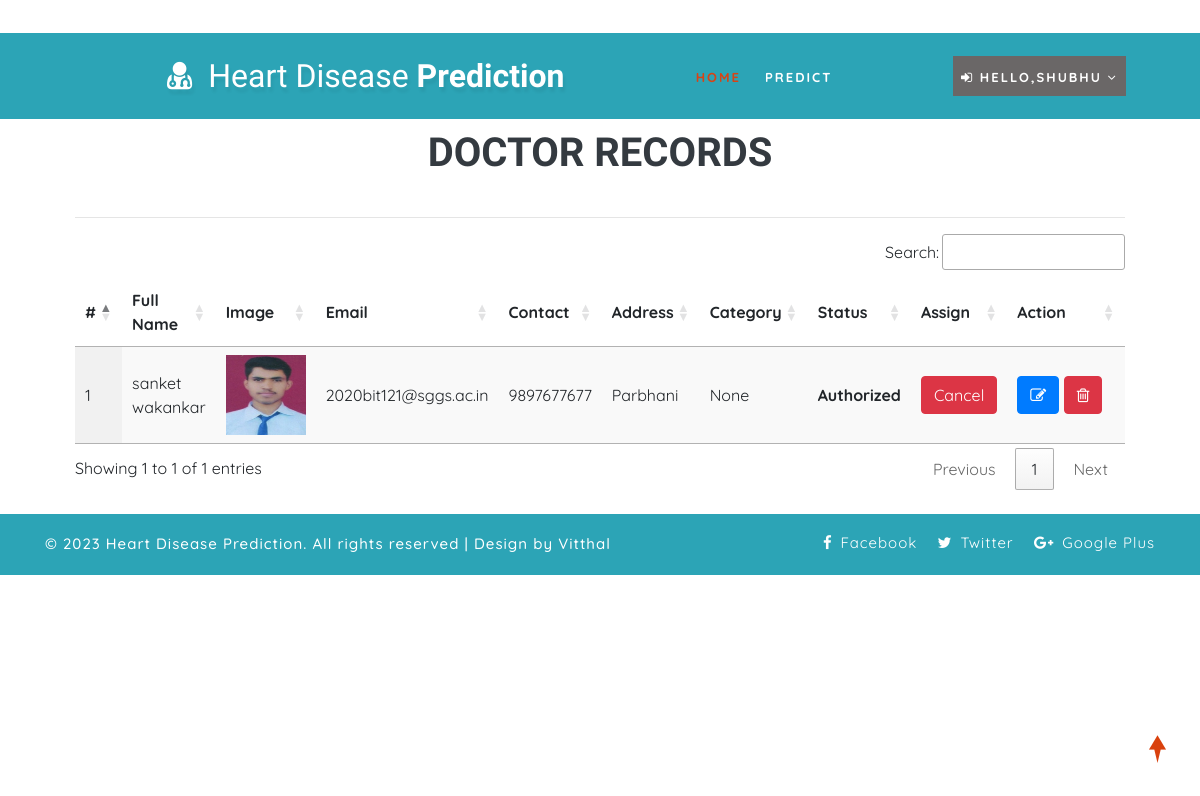
Page /view_doctor (signed in) on the committed database.
### health/models.py (models this page shows, shortened)
class Doctor(models.Model):
    status = models.IntegerField(DOCTOR_STATUS, null=True)
    user = models.ForeignKey(User, on_delete=models.CASCADE, null=True)
    contact = models.CharField(max_length=100, null=True)
    address = models.CharField(max_length=100, null=True)
    category = models.CharField(max_length=100, null=True)
    doj = models.DateField(null=True)
    dob = models.DateField(null=True)
    image = models.FileField(null=True)

### health/views.py (the view)
# urls.py: path('view_doctor', View_Doctor,name="view_doctor"),
@login_required(login_url="login")
def View_Doctor(request):
    doc = Doctor.objects.all()
    d = {'doc':doc}
    return render(request,'view_doctor.html',d)

### health/templates/view_doctor.html (shortened to what this page needs)
{% extends 'index.html' %}
{% load static %}
{% block body %}
<div class="container-fluid" style="width:90%;margin-top:8%">
                    <div class="container-fluid">
                        <h1 align="center"class="w3ls-title text-uppercase text-dark font-weight-bold">Doctor Records</h1><br>
                         </div><hr>
                                <table id="example" class="display" style="width:100%">
                                  <thead>
                                    <tr>
                                      <th>#</th>
                                      <th>Full Name</th>
                                      <th>Image</th>
                                      <th>Email</th>
                                      <th>Contact</th>
                                      <th>Address</th>
                                      <th>Category</th>
                                      <th>Status</th>
                                      <th>Assign</th>
                                      <th>Action</th>
                                  </tr>
                              </thead>
                              <tbody>
                              {% for i in doc %}
                                <tr>
                                  <td>{{forloop.counter}}</td>
                                  <td>{{i.user.first_name}} {{i.user.last_name}}</td>
                                  <td><img src="{{i.image.url}}" style="width:80px;height:80px"></td>
                                  <td>{{i.user.email}}</td>
                                  <td>{{i.contact}}</td>
                                  <td>{{i.address}}</td>
                                  <td>{{i.category}}</td>
                                  <td>
                                      {% if i.status == 1 %}
                                      <b>Authorized</b>
                                  {% else %}
                                      <b>Unauthorized</b>
                                      {% endif %}
                                  </td>
                                    <td>{% if i.status == 1 %}
                                        <a href="{% url 'assign_status' i.id %}" onclick="return confirm('Do you want to withdraw approval to doctor : {{i.user.first_name}}?')"><button class="btn btn-danger">Cancel</button></a>
                                        {% else %}
                                        <a href="{% url 'assign_status' i.id %}" onclick="return confirm('Do you want to give approve to doctor : {{i.user.first_name}}?')"><button class="btn btn-success">Assign</button></a>
                                        {% endif %}
                                    </td>
                                    <td style="width:150px">
                                      <a href="{% url 'change_doctor' i.id %}" ><button class="btn btn-primary"><i class="fa fa-edit"></i></button></a>
                                      <a href="{% url 'delete_doctor' i.id %}" ><button class="btn btn-danger" onclick="return confirm('Are you sure?')"><i class="fa fa-trash-o"></i></button></a></td>
                              </tr>
                              {% endfor %}
                          </tbody>
                      </table>
                  </div>
{% endblock %}

### health/templates/index.html (shortened to what this page needs)
<!DOCTYPE html>
{% load static %}
<html lang="zxx">
<head>
	<link rel="stylesheet" href="{% static 'css/bootstrap.css' %}">
	<link href="{% static 'css/css_slider.css' %}" type="text/css" rel="stylesheet" media="all">
	<link rel="stylesheet" href="{% static 'css/style.css' %}" type="text/css" media="all" />
	<link href="{% static 'css/font-awesome.min.css' %}" rel="stylesheet">
<link rel='stylesheet' type='text/css' href="https://cdn.datatables.net/1.10.21/css/jquery.dataTables.min.css">
<link rel='stylesheet' type='text/css' href="https://cdn.datatables.net/buttons/1.6.2/css/buttons.dataTables.min.css">
</head>
<body>
	<div id="home" style="margin-bottom:2%">
		<header>
			<div class="top-bar py-3">
				<div class="container">
					<div class="row">
						<div class="col-xl-7 col-lg-6 col-md-4 top-social-agile text-md-right text-center mt-md-0 mt-2">
							<div class="row">
								<div class="col-xl-3 col-lg-4 col-6 top-w3layouts p-md-0 text-right">
								</div>
								<div class="col-xl-3 col-lg-4 col-6 header-w3layouts text-md-right text-left">
								</div>
							</div>
						</div>
					</div>
				</div>
			</div>
		</header>
		<div class="main-top" style="background:rgb(44, 164, 182)">
			<div class="container-fluid">
				<div class="header d-md-flex justify-content-between align-items-center py-3">
					<div id="logo" style="margin-left:13%">
						<h1>
							<a href="index.html">
								<span class="fa fa-user-md mr-2"></span>
								<span class="logo-sp">Heart Disease</span> Prediction
							</a>
						</h1>
					</div>
					{% if request.user.is_staff %}
					<div class="nav_w3ls" style="margin-right:4%">
						<nav>
							<label for="drop1" class="toggle">Menu</label>
							<input type="checkbox" id="drop1" />
							<ul class="menu" style="padding:15px;width:100%">
								<li class="mx-lg-4 mx-md-3 my-md-0 my-2"><a href="{% url 'admin_home' %}" >Home</a></li>
								<li>
									<label for="drop-2" class="toggle toogle-2"> <span class="fa fa-angle-down" aria-hidden="true"></span>
									</label>
									<a href="#"> Doctor <span class="fa fa-angle-down" aria-hidden="true"></span></a>
									<ul style="margin-top:2%;width:40%;margin-right:0%">
										<li style="width:100%;"><a href="/add_doctor" class="drop-text">Add Doctor</a></li>
										<li style="width:100%;"><a href="/view_doctor" class="drop-text">View Doctor</a></li>
									</ul>
								</li>
								<li class="mx-lg-4 mx-md-3 my-md-0 my-2"><a href="/view_patient">Patient</a></li>
								<li class="mx-lg-4 mx-md-3 my-md-0 my-2">
									<a href="/view_search_pat">Searched Data</a></li>
								<li><a href="/view_feedback">Feedback</a></li>
							</ul>
						</nav>
					</div>
					<div class="nav_w3ls" style="margin-right:3%">
						<nav>
							<label for="drop2" class="toggle">Menu</label>
							<input type="checkbox" id="drop2" />
							<ul class="menu">
								<li class="mx-lg-4 mx-md-3 my-md-0 my-2" style="background:red;padding:8px">
									<label for="drop-2" class="toggle toogle-2"> <span class="fa fa-angle-down" aria-hidden="true"></span>
									</label>
									<a href="#"><i class="fa fa-user"></i> {{request.user.username}} <span class="fa fa-angle-down" aria-hidden="true"></span></a>
									<ul style="margin-top:10%;width:80%;margin-right:5%">
										<li style="width:100%;"><a href="{% url 'change_password' %}" class="drop-text">Password</a></li>
										<li style="width:100%;"><a href="{% url 'logout' %}" class="drop-text">Logout</a></li>
									</ul>
								</li>
							</ul>
						</nav>
					</div>
					{% elif request.user.patient_set.all.0 %}
					<div class="nav_w3ls" style="margin-left:5%;font-weight:bold">
						<nav>
							<ul class="menu" style="padding:15px;width:100%">
								<li><a href="/profile_doctor" class="active">Home</a></li>
								<li class="mx-lg-4 mx-md-3 my-md-0 my-2"><a href="/add_heartdetail">Predict</a></li>
							</ul>
						</nav>
					</div>
					<div class="nav_w3ls" style="margin-right:3%">
						<nav>
							<ul class="menu">
								<li class="mx-lg-4 mx-md-3 my-md-0 my-2" style="background:#6a6767;padding:8px">
									<a href="#"><i class="fa fa-sign-in"></i> Hello,{{request.user.username}} <span class="fa fa-angle-down" aria-hidden="true"></span></a>
								</li>
							</ul>
						</nav>
					</div>
					{% endif %}
				</div>
			</div>
		</div>
		{% block body %}
		{% endblock %}
	</div>
	<div class="copy-w3pvt" style="background:rgb(44, 164, 182);color:white">
		<div class="container py-3">
			<div class="row">
				<div class="col-lg-7 w3ls_footer_grid1_left text-lg-left text-center">
					<p style="color:white">&copy; 2023 Heart Disease Prediction. All rights reserved | Design by Vitthal</a>
					</p>
				</div>
				<div class="col-lg-5 w3ls_footer_grid_left1_pos text-lg-right text-center mt-lg-0 mt-2">
					<ul style="color:white">
						<li>
							<a href="#" style="color:white" class="facebook">
								<span class="fa fa-facebook-f mr-2"></span>Facebook</a>
						</li>
						<li class="mx-3">
							<a href="#" style="color:white" class="twitter">
								<span class="fa fa-twitter mr-2"></span>Twitter</a>
						</li>
						<li>
							<a href="#" style="color:white" class="google">
								<span class="fa fa-google-plus mr-2"></span>Google Plus</a>
						</li>
					</ul>
				</div>
			</div>
		</div>
	</div>
	<a href="#home" style="color:white" class="move-top text-center"></a>
</body>
</html>

### health/static/css/style.css (style rules this page uses)
body { padding: 0; margin: 0; background: #FFF; font-family: 'Quicksand', sans-serif; }
body a, body button { transition: 0.5s all; -webkit-transition: 0.5s all; -moz-transition: 0.5s all; -o-transition: 0.5s all; -ms-transition: 0.5s all; text-decoration: none; }
html { scroll-behavior: smooth; }
h1, h2, h3, h4, h5, h6 { margin: 0; padding: 0; font-family: 'Mukta', sans-serif; }
p { margin: 0; padding: 0; font-size: 15px; letter-spacing: 1px; line-height: 1.9; color: #999; font-family: 'Quicksand', sans-serif; }
ul, ol { margin: 0; padding: 0; }
a.move-top { width: 34px; height: 34px; background: url(../images/move-top.png) no-repeat; display: inline-block; position: fixed; bottom: 4%; right: 2%; z-index: 0; }
#home { position: relative; }
.main-top { position: absolute; z-index: 999; width: 100%; background: rgba(0, 0, 0, 0.4); }
nav { margin: 0; padding: 0; }
#logo a { float: left; display: initial; font-weight: 700; font-size: 32px; color: #fff; text-shadow: 2px 5px 3px rgba(0, 0, 0, 0.06); padding: 0; }
span.logo-sp { font-weight: 100; }
nav:after { content: ""; display: table; clear: both; }
nav ul { float: right; padding: 0; margin: 0; list-style: none; position: relative; }
nav ul li { margin: 0px; display: inline-block; float: left; }
nav a { padding: 0; color: #fff; font-size: 13px; letter-spacing: 2px; font-weight: 700; text-transform: uppercase; display: inline-block; transition: 0.5s all; -webkit-transition: 0.5s all; -moz-transition: 0.5s all; -o-transition: 0.5s all; -ms-transition: 0.5s all; }
.menu li a.active, .menu li a:hover { color: #2196f3; transition: 0.5s all; -webkit-transition: 0.5s all; -moz-transition: 0.5s all; -o-transition: 0.5s all; -ms-transition: 0.5s all; color: #d84315; }
li>a:only-child:after { content: ''; }
.w3ls_footer_grid_left1_pos ul li, ul.list-part li { display: inline-block; }
.w3ls_footer_grid_left1_pos ul li a { color: #000; text-decoration: none; letter-spacing: 1px; font-size: 15px; }
.w3ls_footer_grid1_left p { color: #484848; font-weight: 500; }

### rows in the picture
Doctor: user.first_name "sanket", user.last_name "wakankar", image (picture), user.email "2020bit121@sggs.ac.in", contact "9897677677", address "Parbhani", category "None", status "Authorized"

### other values in the picture
{{ request.user.username }} "SHUBHU"
